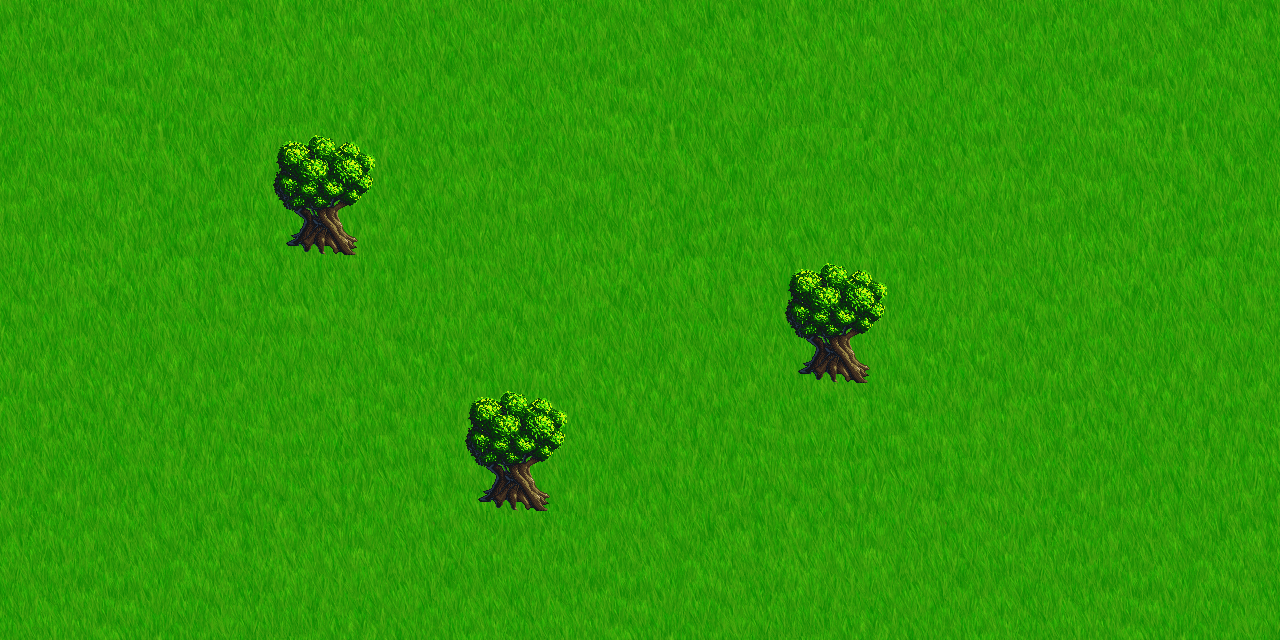

A 2D game scene composited from a Tiled map and its tileset images. What follows is a short description and the map's XML, with every tile layer's data as written:
An orthogonal 40x20 tile map with 32x32 px tiles, 2 tile layers (Слой тайлов 1, Слой тайлов 2), 2 tilesets and 3 objects (3x tree).

<map version="1.0" tiledversion="1.1.1" orientation="orthogonal" renderorder="right-down" width="40" height="20" tilewidth="32" tileheight="32" infinite="0" nextobjectid="5">
 <tileset firstgid="1" name="baum" tilewidth="32" tileheight="32" tilecount="16" columns="4">
  <image source="images/tilemap/baum.png" width="128" height="128" />
 </tileset>
 <tileset firstgid="17" name="grass03" tilewidth="32" tileheight="32" tilecount="256" columns="16">
  <image source="images/tilemap/grass03.png" width="512" height="512" />
 </tileset>
 <layer name="Слой тайлов 1" width="40" height="20">
  <data encoding="csv">
17,18,19,20,21,22,23,24,25,26,27,28,29,30,31,32,17,18,19,20,21,22,23,24,25,26,27,28,29,30,31,32,17,18,19,20,21,22,23,24,
33,34,35,36,37,38,39,40,41,42,43,44,45,46,47,48,33,34,35,36,37,38,39,40,41,42,43,44,45,46,47,48,33,34,35,36,37,38,39,40,
49,50,51,52,53,54,55,56,57,58,59,60,61,62,63,64,49,50,51,52,53,54,55,56,57,58,59,60,61,62,63,64,49,50,51,52,53,54,55,56,
65,66,67,68,69,70,71,72,73,74,75,76,77,78,79,80,65,66,67,68,69,70,71,72,73,74,75,76,77,78,79,80,65,66,67,68,69,70,71,72,
81,82,83,84,85,86,87,88,89,90,91,92,93,94,95,96,81,82,83,84,85,86,87,88,89,90,35,92,93,94,95,96,81,82,83,84,85,86,87,88,
97,98,99,100,101,102,103,104,105,106,107,108,109,110,111,112,97,98,99,100,101,102,103,104,105,106,107,108,109,110,111,112,97,98,99,100,101,102,103,104,
113,114,115,116,117,118,119,120,121,122,123,124,125,126,127,128,113,114,115,116,117,118,119,120,121,122,123,124,125,126,127,128,113,114,115,116,117,118,119,120,
129,130,131,132,133,134,135,136,137,138,139,140,141,142,143,144,129,130,131,132,133,134,135,136,137,138,139,140,141,142,143,144,129,130,131,132,133,134,135,136,
145,146,147,148,149,150,151,152,153,154,155,156,157,158,159,160,145,146,147,148,149,150,151,152,153,154,155,156,157,158,159,160,145,146,147,148,149,150,151,152,
161,162,163,164,165,166,167,168,169,170,171,172,173,174,175,176,161,162,163,164,165,166,167,168,169,170,171,172,173,174,175,176,161,162,163,164,165,166,167,168,
177,178,179,180,181,182,183,184,185,186,187,188,189,190,191,192,177,178,179,180,181,182,183,184,185,186,187,188,189,190,191,192,177,178,179,180,181,182,183,184,
193,194,195,196,197,198,199,200,201,202,203,204,205,206,207,208,193,194,195,196,197,198,199,200,201,202,203,204,205,206,207,208,193,194,195,196,197,198,199,200,
209,210,211,212,213,214,215,216,217,218,219,220,221,222,223,224,209,210,211,212,213,214,215,216,217,218,219,220,221,222,223,224,209,210,211,212,213,214,215,216,
225,226,227,228,229,230,231,232,233,234,235,236,237,238,239,240,225,226,227,228,229,230,231,232,233,234,235,236,237,238,239,240,225,226,227,228,229,230,231,232,
241,242,243,244,245,246,247,248,249,250,251,252,253,254,255,256,241,242,243,244,245,246,247,248,249,250,251,252,253,254,255,256,241,242,243,244,245,246,247,248,
257,258,259,260,261,262,263,264,265,266,267,268,269,270,271,272,257,258,259,260,261,262,263,264,265,266,267,268,269,270,271,272,257,258,259,260,261,262,263,264,
17,18,19,20,21,22,23,24,25,26,27,28,29,30,31,32,17,18,19,20,21,22,23,24,25,26,27,28,29,30,31,32,17,18,19,20,21,22,23,24,
33,34,35,36,37,38,39,40,41,42,43,44,45,46,47,48,33,34,35,36,37,38,39,40,41,42,43,44,45,46,47,48,33,34,35,36,37,38,39,40,
49,50,51,52,53,54,55,56,57,58,59,60,61,62,63,64,49,50,51,52,53,54,55,56,57,58,59,60,61,62,63,64,49,50,51,52,53,54,55,56,
65,66,67,68,69,70,71,72,73,74,75,76,77,78,79,80,65,66,67,68,69,70,71,72,73,74,75,76,77,78,79,80,65,66,67,68,69,70,71,72
</data>
 </layer>
 <layer name="Слой тайлов 2" width="40" height="20">
  <data encoding="csv">
0,0,0,0,0,0,0,0,0,0,0,0,0,0,0,0,0,0,0,0,0,0,0,0,0,0,0,0,0,0,0,0,0,0,0,0,0,0,0,0,
0,0,0,0,0,0,0,0,0,0,0,0,0,0,0,0,0,0,0,0,0,0,0,0,0,0,0,0,0,0,0,0,0,0,0,0,0,0,0,0,
0,0,0,0,0,0,0,0,0,0,0,0,0,0,0,0,0,0,0,0,0,0,0,0,0,0,0,0,0,0,0,0,0,0,0,0,0,0,0,0,
0,0,0,0,0,0,0,0,0,0,0,0,0,0,0,0,0,0,0,0,0,0,0,0,0,0,0,0,0,0,0,0,0,0,0,0,0,0,0,0,
0,0,0,0,0,0,0,0,1,2,3,4,0,0,0,0,0,0,0,0,0,0,0,0,0,0,35,0,0,0,0,0,0,0,0,0,0,0,0,0,
0,0,0,0,0,0,0,0,5,6,7,8,0,0,0,0,0,0,0,0,0,0,0,0,0,0,0,0,0,0,0,0,0,0,0,0,0,0,0,0,
0,0,0,0,0,0,0,0,9,10,11,12,0,0,0,0,0,0,0,0,0,0,0,0,0,0,0,0,0,0,0,0,0,0,0,0,0,0,0,0,
0,0,0,0,0,0,0,0,13,14,15,16,0,0,0,0,0,0,0,0,0,0,0,0,0,0,0,0,0,0,0,0,0,0,0,0,0,0,0,0,
0,0,0,0,0,0,0,0,0,0,0,0,0,0,0,0,0,0,0,0,0,0,0,0,1,2,3,4,0,0,0,0,0,0,0,0,0,0,0,0,
0,0,0,0,0,0,0,0,0,0,0,0,0,0,0,0,0,0,0,0,0,0,0,0,5,6,7,8,0,0,0,0,0,0,0,0,0,0,0,0,
0,0,0,0,0,0,0,0,0,0,0,0,0,0,0,0,0,0,0,0,0,0,0,0,9,10,11,12,0,0,0,0,0,0,0,0,0,0,0,0,
0,0,0,0,0,0,0,0,0,0,0,0,0,0,0,0,0,0,0,0,0,0,0,0,13,14,15,16,0,0,0,0,0,0,0,0,0,0,0,0,
0,0,0,0,0,0,0,0,0,0,0,0,0,0,1,2,3,4,0,0,0,0,0,0,0,0,0,0,0,0,0,0,0,0,0,0,0,0,0,0,
0,0,0,0,0,0,0,0,0,0,0,0,0,0,5,6,7,8,0,0,0,0,0,0,0,0,0,0,0,0,0,0,0,0,0,0,0,0,0,0,
0,0,0,0,0,0,0,0,0,0,0,0,0,0,9,10,11,12,0,0,0,0,0,0,0,0,0,0,0,0,0,0,0,0,0,0,0,0,0,0,
0,0,0,0,0,0,0,0,0,0,0,0,0,0,13,14,15,16,0,0,0,0,0,0,0,0,0,0,0,0,0,0,0,0,0,0,0,0,0,0,
0,0,0,0,0,0,0,0,0,0,0,0,0,0,0,0,0,0,0,0,0,0,0,0,0,0,0,0,0,0,0,0,0,0,0,0,0,0,0,0,
0,0,0,0,0,0,0,0,0,0,0,0,0,0,0,0,0,0,0,0,0,0,0,0,0,0,0,0,0,0,0,0,0,0,0,0,0,0,0,0,
0,0,0,0,0,0,0,0,0,0,0,0,0,0,0,0,0,0,0,0,0,0,0,0,0,0,0,0,0,0,0,0,0,0,0,0,0,0,0,0,
0,0,0,0,0,0,0,0,0,0,0,0,0,0,0,0,0,0,0,0,0,0,0,0,0,0,0,0,0,0,0,0,0,0,0,0,0,0,0,0
</data>
 </layer>
 <objectgroup name="Слой объектов 1">
  <object id="2" name="tree" x="258" y="132" width="132" height="118" />
  <object id="3" name="tree" x="446" y="393" width="132" height="118" />
  <object id="4" name="tree" x="764" y="257" width="132" height="118" />
 </objectgroup>
</map>
